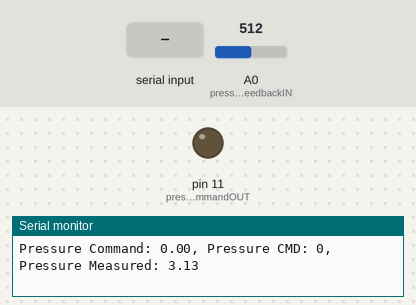
The sketch below on a simulated Arduino Uno, built with avr-gcc and run on an emulated ATmega328P. Parts: output pins drawn as LEDs (lit = HIGH), the last lines printed to the serial monitor. Inputs (shaded band) come from the test bench; at power-on: A0 (pressureFeedbackIN) = 512.

Above: at 1.2 s.
1.3 s: "90,45\n" received over Serial
At 2.4 s:
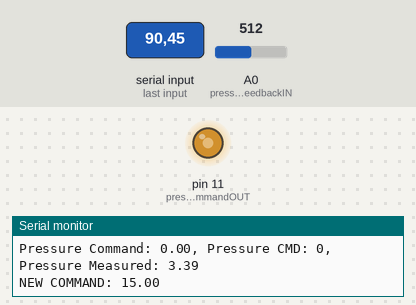
Timing chart, 0 to 4.3 s (numbered marks = the images above; inputs shaded):
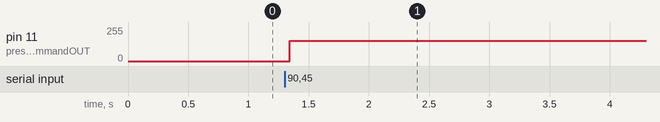

The sketch:

pressureRegulatorControl.ino
```cpp
/*
  Pressure Regulator Control for QB4TANKKZP25PSG
  Sreela Kodali kodali@stanford.edu, June 8th 2024

  Adapted from code written by Yimeng Qin
*/


#define t_SendCommands 3000 // 3 seconds
#define t_dataRate 100 // 100 ms

const float systemMax = 15.0; // MAX PRESSURE FOR OUR OURPUT


const int nPoints_movingAvg = 48;
int average[nPoints_movingAvg];
int count = 0;
float averagedFeedback = 0.0;

const int pressureCommandOUT = 11;
const int pressureFeedbackIN = A0;
const bool serialOn = true;

float pressureCommand = 0.0;
float pressureFeedbackProcessed = 0.0;
int pwmCommand= 0;

const float regulatorMin = 0.0; // for mapping
const float regulatorMax = 25.0;


typedef enum {
  PRESSURE_CMD_MIN = 0,
  PRESSURE_CMD_MAX = 255,
  MAX_UNITS = 1024
} PRESSURE_CMD_LIMITS;

void setup() {

  if (serialOn) {
    Serial.begin(9600);
    while (!Serial);
    Serial.println("Initialized.");
  }
  pinMode(pressureCommandOUT, OUTPUT);

  // default
  analogWrite(pressureCommandOUT, PRESSURE_CMD_MIN);

  for (int i = 0; i < nPoints_movingAvg; i++ ) {
    average[i] = 0;
  }


}

void loop() {

  // check and receive pressure command
  if (Serial.available() > 0) {
    pressureCommand = Serial.parseFloat();

    if (pressureCommand > systemMax) {
      pressureCommand = systemMax;
    } else if (pressureCommand < 0) {
      pressureCommand = 0.0;
    }
    Serial.read();
    Serial.println("NEW COMMAND: " + String(pressureCommand));
    // map pressure command to DAC PWM output. float to int
    pwmCommand = mapFloat(true, pressureCommand, PRESSURE_CMD_MIN, PRESSURE_CMD_MAX, regulatorMin,regulatorMax);
    if (pwmCommand > PRESSURE_CMD_MAX) {
      pwmCommand = PRESSURE_CMD_MAX;
    } else if (pwmCommand < PRESSURE_CMD_MIN) {
     pwmCommand = PRESSURE_CMD_MIN;
    }
    analogWrite(pressureCommandOUT, pwmCommand);
    delay(t_SendCommands);
  }

  // measure raw value of pressure feedback and map it, int to float
  int rawFeedback = analogRead(pressureFeedbackIN);

  average[count] = rawFeedback;
  count = count + 1;
  if (count == nPoints_movingAvg) {
    count = 0;
  }
  float sum = 0.0;
  for (int i = 0; i < nPoints_movingAvg; i++ ) {
    sum = sum + average[i];
  }
  averagedFeedback = sum/nPoints_movingAvg;

  averagedFeedback = (ceil)(averagedFeedback);
  pressureFeedbackProcessed = (averagedFeedback / MAX_UNITS) * regulatorMax;
  Serial.println("Pressure Command: " + (String)(pressureCommand) + ", Pressure CMD: " + (String)(pwmCommand) + ", Pressure Measured: " + (String)(pressureFeedbackProcessed));


  delay(t_dataRate);
}

float mapFloat(bool type, float x, int int_min, int int_max, float float_min, float float_max) {
  float output;
  if (type) { // float to int

    output = (float) (((x - float_min) * (int_max - int_min) / (float_max - float_min) + int_min));

  } else { // int to float. in case
    output = (float) (((x - int_min) * (float_max - float_min) / (int_max - int_min) + float_min));
  }
  return output;
}


void sequence(float p1, int t_d, float p2, int t_d2) {

}
```

Measured:
- after the input at 1.3 s, pin 11 (pressureCommandOUT): 0/255 → 153/255 at once
